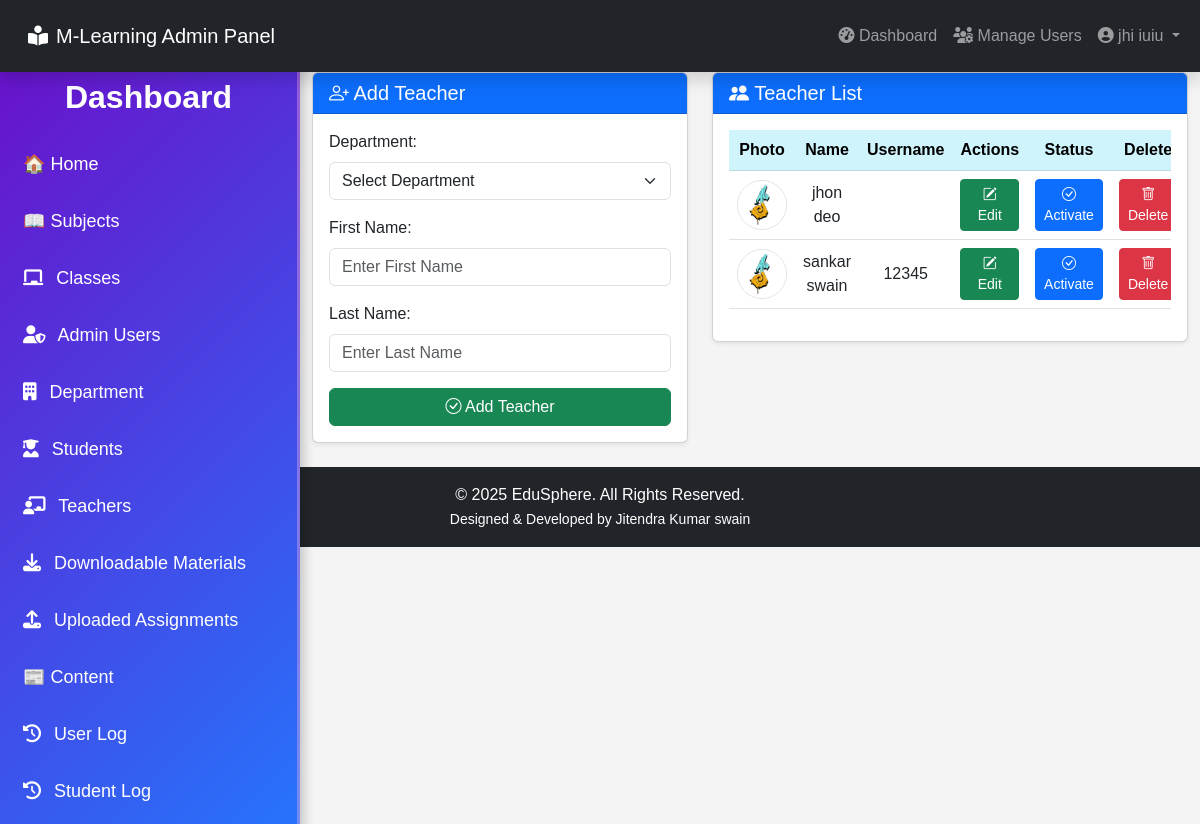
Screenshot of /admin/teacher/teachers.php (signed in) with the database file from the repository.
### tables this page shows
CREATE TABLE `users` (
  `user_id` int(11) NOT NULL,
  `username` varchar(100) NOT NULL,
  `password` varchar(100) NOT NULL,
  `firstname` varchar(100) NOT NULL,
  `lastname` varchar(100) NOT NULL,
  `date` varchar(30) NOT NULL DEFAULT current_timestamp()
);

CREATE TABLE `teacher` (
  `teacher_id` int(11) NOT NULL,
  `username` varchar(100) NOT NULL,
  `password` varchar(200) NOT NULL,
  `firstname` varchar(100) NOT NULL,
  `lastname` varchar(100) NOT NULL,
  `department_id` int(11) NOT NULL,
  `location` varchar(200) NOT NULL,
  `about` varchar(500) NOT NULL,
  `teacher_status` varchar(20) NOT NULL,
  `teacher_stat` varchar(100) NOT NULL
);

### admin/session.php (called while the page is built, shortened)
<?php
$session_id = $_SESSION['id'];
?>

### admin/teacher/teachers.php (the view, shortened to what this page needs)
<?php include('../header.php'); ?>
<?php include('../session.php'); ?>
<body>
    <?php include('../navbar.php'); ?>
    <div class="container-fluid mt-4">
        <div class="row mt-4">
            <div class="col-lg-3 col-md-4 mt-5 p-0 d-none d-lg-block ">
                <?php include('../sidebar_dashboard.php'); ?>
            </div>
            <div class="col-lg-4 col-md-5 mt-5" id="adduser">
                <?php include('add_teacher.php'); ?>
            </div>
            <div class="col-lg-5 col-md-7 mt-5">
                <div class="card shadow-sm">
                    <div class="card-header bg-primary text-white d-flex justify-content-between align-items-center">
                        <h5 class="mb-0"><i class="bi bi-people-fill"></i> Teacher List</h5>
                    </div>
                    <div class="card-body">
                        <form action="delete_teacher.php" method="post">
                            <div class="table-responsive">
                                <table class="table table-hover align-middle">
                                    <thead class="table-info text-center">
                                        <tr>
                                            <th>Photo</th>
                                            <th>Name</th>
                                            <th>Username</th>
                                            <th>Actions</th>
                                            <th>Status</th>
                                            <th>Delete</th>
                                        </tr>
                                    </thead>
                                    <tbody>
                                        <?php
                                        $teacher_query = mysqli_query($conn, "SELECT * FROM teacher") or die(mysqli_error());
                                        while ($row = mysqli_fetch_array($teacher_query)) {
                                            $id = $row['teacher_id'];
                                            $teacher_stat = $row['teacher_stat'];
                                        ?>
                                            <tr class="text-center">
                                                <td>
                                                    <img class="rounded-circle border" src="../<?php echo $row['location']; ?>" height="50" width="50">
                                                </td>
                                                <td><?php echo $row['firstname'] . " " . $row['lastname']; ?></td>
                                                <td><?php echo $row['username']; ?></td>
                                                <td>
                                                    <a href="edit_teacher.php?id=<?php echo $id; ?>" class="btn btn-success btn-sm">
                                                        <i class="bi bi-pencil-square"></i> Edit
                                                    </a>
                                                </td>
                                                <td>
                                                    <?php if ($teacher_stat == 'Activated') { ?>
                                                        <a href="de_activate.php?id=<?php echo $id; ?>" class="btn btn-danger btn-sm">
                                                            <i class="bi bi-x-circle"></i> Deactivate
                                                        </a>
                                                    <?php } else { ?>
                                                        <a href="#" class="btn btn-primary btn-sm">
                                                            <i class="bi bi-check-circle"></i> Activate
                                                        </a>
                                                    <?php } ?>
                                                </td>
                                                <td>
                                                    <button type="button" class="btn btn-danger btn-sm delete-btn" data-bs-toggle="modal" data-bs-target="#deleteSingleModal" data-id="<?php echo $id; ?>">
                                                        <i class="bi bi-trash"></i> Delete
                                                    </button>
                                                </td>
                                            </tr>
                                        <?php } ?>
                                    </tbody>
                                </table>
                            </div>
                        </form>
                    </div>
                </div>
            </div>
        </div>
    </div>
    <?php include('../footer.php'); ?>
</body>
</html>

### admin/navbar.php (shortened to what this page needs)
<?php
    $query = mysqli_query($conn, "SELECT * FROM users WHERE user_id = '$session_id'") or die(mysqli_error($conn));
    $row = mysqli_fetch_array($query);
?>
<nav class="navbar navbar-expand-lg navbar-dark bg-dark fixed-top shadow">
    <div class="container-fluid">
        <a class="navbar-brand d-flex align-items-center p-lg-3 p-md-3" href="#" onclick="openNav()">
            <h5 class="mb-0"><i class="fas fa-book-reader me-2"></i>M-Learning Admin Panel</h5>
        </a>
        <div class="collapse navbar-collapse justify-content-end" id="navbarNav">
            <ul class="navbar-nav">
                <li class="nav-item">
                    <a class="nav-link" href="../dashboard/dashboard.php">
                        <i class="fas fa-tachometer-alt"></i> Dashboard
                    </a>
                </li>
                <li class="nav-item">
                    <a class="nav-link" href="../user/admin_user.php">
                        <i class="fas fa-users-cog"></i> Manage Users
                    </a>
                </li>
                <li class="nav-item dropdown">
                    <a class="nav-link dropdown-toggle" href="#" id="userDropdown" role="button" data-bs-toggle="dropdown">
                        <i class="fa fa-user-circle"></i> <?php echo $row['firstname']." ".$row['lastname']; ?>
                    </a>
                </li>
            </ul>
        </div>
    </div>
</nav>

### admin/sidebar_dashboard.php (style rules this page uses)
* { margin: 0; padding: 0; box-sizing: border-box; font-family: 'Poppins', sans-serif; }
body { height: 100vh; background: #f4f4f4; }

### rows the page displays
users: firstname "jhi", lastname "iuiu"
teacher: location (picture), firstname "jhon", lastname "deo", teacher_stat "Activate"
teacher: location (picture), firstname "sankar", lastname "swain", username "12345", teacher_stat "Activate"
